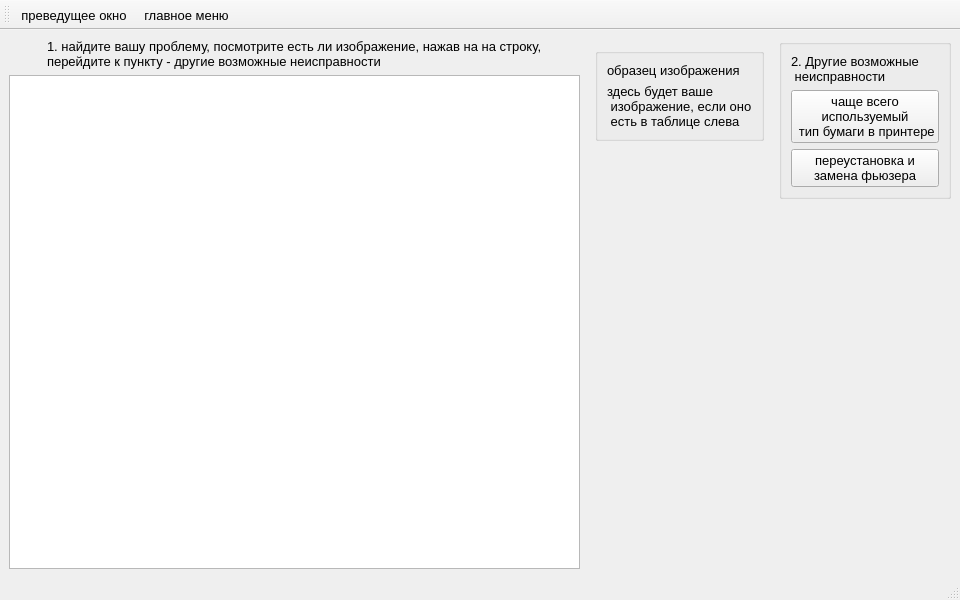
<?xml version="1.0" encoding="UTF-8"?>
<ui version="4.0">
 <class>notpinnedcopi</class>
 <widget class="QMainWindow" name="notpinnedcopi">
  <property name="geometry">
   <rect>
    <x>0</x>
    <y>0</y>
    <width>960</width>
    <height>600</height>
   </rect>
  </property>
  <property name="font">
   <font>
    <pointsize>10</pointsize>
   </font>
  </property>
  <property name="windowTitle">
   <string>незакрепленная копия</string>
  </property>
  <widget class="QWidget" name="centralwidget">
   <layout class="QGridLayout" name="gridLayout_2">
    <item row="0" column="0">
     <layout class="QGridLayout" name="gridLayout">
      <item row="0" column="2" alignment="Qt::AlignRight|Qt::AlignTop">
       <widget class="QGroupBox" name="groupBox">
        <layout class="QVBoxLayout" name="verticalLayout_2">
         <item>
          <widget class="QLabel" name="label_5">
           <property name="text">
            <string>2. Другие возможные
 неисправности</string>
           </property>
          </widget>
         </item>
         <item>
          <widget class="QPushButton" name="paper">
           <property name="text">
            <string>чаще всего
используемый
 тип бумаги в принтере</string>
           </property>
          </widget>
         </item>
         <item>
          <widget class="QPushButton" name="fuser">
           <property name="text">
            <string>переустановка и
замена фьюзера</string>
           </property>
          </widget>
         </item>
        </layout>
       </widget>
      </item>
      <item row="0" column="0">
       <layout class="QVBoxLayout" name="verticalLayout">
        <item alignment="Qt::AlignHCenter">
         <widget class="QLabel" name="label_2">
          <property name="text">
           <string>1. найдите вашу проблему, посмотрите есть ли изображение, нажав на на строку, 
перейдите к пункту - другие возможные неисправности</string>
          </property>
         </widget>
        </item>
        <item>
         <widget class="QTableView" name="notpin">
          <property name="font">
           <font>
            <pointsize>10</pointsize>
           </font>
          </property>
         </widget>
        </item>
       </layout>
      </item>
      <item row="0" column="1">
       <widget class="QWidget" name="widget_2" native="true">
        <layout class="QVBoxLayout" name="verticalLayout_3">
         <item alignment="Qt::AlignTop">
          <widget class="QGroupBox" name="verticalGroupBox">
           <layout class="QVBoxLayout" name="verticalLayout_4">
            <item>
             <widget class="QLabel" name="label_3">
              <property name="text">
               <string>образец изображения</string>
              </property>
             </widget>
            </item>
            <item>
             <widget class="QLabel" name="lpic_2">
              <property name="text">
               <string>здесь будет ваше
 изображение, если оно
 есть в таблице слева</string>
              </property>
             </widget>
            </item>
           </layout>
          </widget>
         </item>
        </layout>
       </widget>
      </item>
     </layout>
    </item>
   </layout>
  </widget>
  <widget class="QMenuBar" name="menubar">
   <property name="geometry">
    <rect>
     <x>0</x>
     <y>0</y>
     <width>960</width>
     <height>21</height>
    </rect>
   </property>
  </widget>
  <widget class="QStatusBar" name="statusbar"/>
  <widget class="QToolBar" name="toolBar">
   <property name="windowTitle">
    <string>toolBar</string>
   </property>
   <attribute name="toolBarArea">
    <enum>TopToolBarArea</enum>
   </attribute>
   <attribute name="toolBarBreak">
    <bool>false</bool>
   </attribute>
   <addaction name="nazad"/>
   <addaction name="main"/>
  </widget>
  <action name="main">
   <property name="icon">
    <iconset>
     <normaloff>icon/menu.png</normaloff>icon/menu.png</iconset>
   </property>
   <property name="text">
    <string>главное меню</string>
   </property>
  </action>
  <action name="nazad">
   <property name="icon">
    <iconset>
     <normaloff>icon/28.png</normaloff>icon/28.png</iconset>
   </property>
   <property name="text">
    <string>преведущее окно</string>
   </property>
  </action>
 </widget>
 <resources/>
 <connections/>
</ui>
